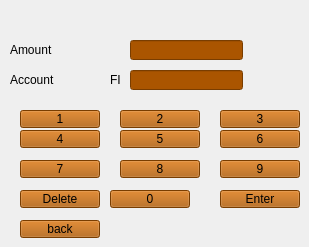
    <widget class="QWidget" name="transactionPage">
     <widget class="QLabel" name="label_8">
      <property name="geometry">
       <rect>
        <x>10</x>
        <y>40</y>
        <width>101</width>
        <height>20</height>
       </rect>
      </property>
      <property name="styleSheet">
       <string notr="true">color: rgb(0, 0, 0);

font: 700 9pt &quot;Segoe UI&quot;;</string>
      </property>
      <property name="text">
       <string>Amount</string>
      </property>
     </widget>
     <widget class="QLineEdit" name="siirto">
      <property name="geometry">
       <rect>
        <x>130</x>
        <y>40</y>
        <width>113</width>
        <height>20</height>
       </rect>
      </property>
      <property name="styleSheet">
       <string notr="true">color: rgb(0, 0, 0);
background-color: rgb(170, 85, 0);
font: 700 9pt &quot;Segoe UI&quot;;</string>
      </property>
     </widget>
     <widget class="QPushButton" name="trans1">
      <property name="geometry">
       <rect>
        <x>20</x>
        <y>110</y>
        <width>80</width>
        <height>18</height>
       </rect>
      </property>
      <property name="styleSheet">
       <string notr="true">color: rgb(0, 0, 0);
background-color: rgb(170, 85, 0);
font: 700 9pt &quot;Segoe UI&quot;;</string>
      </property>
      <property name="text">
       <string>1</string>
      </property>
     </widget>
     <widget class="QPushButton" name="trans2">
      <property name="geometry">
       <rect>
        <x>120</x>
        <y>110</y>
        <width>80</width>
        <height>18</height>
       </rect>
      </property>
      <property name="styleSheet">
       <string notr="true">color: rgb(0, 0, 0);
background-color: rgb(170, 85, 0);
font: 700 9pt &quot;Segoe UI&quot;;</string>
      </property>
      <property name="text">
       <string>2</string>
      </property>
     </widget>
     <widget class="QPushButton" name="trans3">
      <property name="geometry">
       <rect>
        <x>220</x>
        <y>110</y>
        <width>80</width>
        <height>18</height>
       </rect>
      </property>
      <property name="styleSheet">
       <string notr="true">color: rgb(0, 0, 0);
background-color: rgb(170, 85, 0);
font: 700 9pt &quot;Segoe UI&quot;;</string>
      </property>
      <property name="text">
       <string>3</string>
      </property>
     </widget>
     <widget class="QPushButton" name="trans4">
      <property name="geometry">
       <rect>
        <x>20</x>
        <y>130</y>
        <width>80</width>
        <height>18</height>
       </rect>
      </property>
      <property name="styleSheet">
       <string notr="true">color: rgb(0, 0, 0);
background-color: rgb(170, 85, 0);
font: 700 9pt &quot;Segoe UI&quot;;</string>
      </property>
      <property name="text">
       <string>4</string>
      </property>
     </widget>
     <widget class="QPushButton" name="trans5">
      <property name="geometry">
       <rect>
        <x>120</x>
        <y>130</y>
        <width>80</width>
        <height>18</height>
       </rect>
      </property>
      <property name="styleSheet">
       <string notr="true">color: rgb(0, 0, 0);
background-color: rgb(170, 85, 0);
font: 700 9pt &quot;Segoe UI&quot;;</string>
      </property>
      <property name="text">
       <string>5</string>
      </property>
     </widget>
     <widget class="QPushButton" name="trans6">
      <property name="geometry">
       <rect>
        <x>220</x>
        <y>130</y>
        <width>80</width>
        <height>18</height>
       </rect>
      </property>
      <property name="styleSheet">
       <string notr="true">color: rgb(0, 0, 0);
background-color: rgb(170, 85, 0);
font: 700 9pt &quot;Segoe UI&quot;;</string>
      </property>
      <property name="text">
       <string>6</string>
      </property>
     </widget>
     <widget class="QPushButton" name="trans7">
      <property name="geometry">
       <rect>
        <x>20</x>
        <y>160</y>
        <width>80</width>
        <height>18</height>
       </rect>
      </property>
      <property name="styleSheet">
       <string notr="true">color: rgb(0, 0, 0);
background-color: rgb(170, 85, 0);
font: 700 9pt &quot;Segoe UI&quot;;</string>
      </property>
      <property name="text">
       <string>7</string>
      </property>
     </widget>
     <widget class="QPushButton" name="trans8">
      <property name="geometry">
       <rect>
        <x>120</x>
        <y>160</y>
        <width>80</width>
        <height>18</height>
       </rect>
      </property>
      <property name="styleSheet">
       <string notr="true">color: rgb(0, 0, 0);
background-color: rgb(170, 85, 0);
font: 700 9pt &quot;Segoe UI&quot;;</string>
      </property>
      <property name="text">
       <string>8</string>
      </property>
     </widget>
     <widget class="QPushButton" name="trans9">
      <property name="geometry">
       <rect>
        <x>220</x>
        <y>160</y>
        <width>80</width>
        <height>18</height>
       </rect>
      </property>
      <property name="styleSheet">
       <string notr="true">color: rgb(0, 0, 0);
background-color: rgb(170, 85, 0);
font: 700 9pt &quot;Segoe UI&quot;;</string>
      </property>
      <property name="text">
       <string>9</string>
      </property>
     </widget>
     <widget class="QPushButton" name="transD">
      <property name="geometry">
       <rect>
        <x>20</x>
        <y>190</y>
        <width>80</width>
        <height>18</height>
       </rect>
      </property>
      <property name="styleSheet">
       <string notr="true">color: rgb(0, 0, 0);
background-color: rgb(170, 85, 0);
font: 700 9pt &quot;Segoe UI&quot;;</string>
      </property>
      <property name="text">
       <string>Delete</string>
      </property>
     </widget>
     <widget class="QPushButton" name="trans0">
      <property name="geometry">
       <rect>
        <x>110</x>
        <y>190</y>
        <width>80</width>
        <height>18</height>
       </rect>
      </property>
      <property name="styleSheet">
       <string notr="true">color: rgb(0, 0, 0);
background-color: rgb(170, 85, 0);
font: 700 9pt &quot;Segoe UI&quot;;</string>
      </property>
      <property name="text">
       <string>0</string>
      </property>
     </widget>
     <widget class="QPushButton" name="transE">
      <property name="geometry">
       <rect>
        <x>220</x>
        <y>190</y>
        <width>80</width>
        <height>18</height>
       </rect>
      </property>
      <property name="styleSheet">
       <string notr="true">color: rgb(0, 0, 0);
background-color: rgb(170, 85, 0);
font: 700 9pt &quot;Segoe UI&quot;;</string>
      </property>
      <property name="text">
       <string>Enter</string>
      </property>
     </widget>
     <widget class="QPushButton" name="transback">
      <property name="geometry">
       <rect>
        <x>20</x>
        <y>220</y>
        <width>80</width>
        <height>18</height>
       </rect>
      </property>
      <property name="styleSheet">
       <string notr="true">color: rgb(0, 0, 0);
background-color: rgb(170, 85, 0);
font: 700 9pt &quot;Segoe UI&quot;;</string>
      </property>
      <property name="text">
       <string>back</string>
      </property>
     </widget>
     <widget class="QLabel" name="label_9">
      <property name="geometry">
       <rect>
        <x>10</x>
        <y>70</y>
        <width>101</width>
        <height>20</height>
       </rect>
      </property>
      <property name="styleSheet">
       <string notr="true">color: rgb(0, 0, 0);

font: 700 9pt &quot;Segoe UI&quot;;</string>
      </property>
      <property name="text">
       <string>Account</string>
      </property>
     </widget>
     <widget class="QLineEdit" name="transAcc">
      <property name="geometry">
       <rect>
        <x>130</x>
        <y>70</y>
        <width>113</width>
        <height>20</height>
       </rect>
      </property>
      <property name="styleSheet">
       <string notr="true">color: rgb(0, 0, 0);
background-color: rgb(170, 85, 0);
font: 700 9pt &quot;Segoe UI&quot;;</string>
      </property>
      <property name="text">
       <string/>
      </property>
     </widget>
     <widget class="QLabel" name="label_10">
      <property name="geometry">
       <rect>
        <x>110</x>
        <y>70</y>
        <width>21</width>
        <height>20</height>
       </rect>
      </property>
      <property name="styleSheet">
       <string notr="true">color: rgb(0, 0, 0);

font: 700 9pt &quot;Segoe UI&quot;;</string>
      </property>
      <property name="text">
       <string>FI</string>
      </property>
     </widget>
    </widget>
